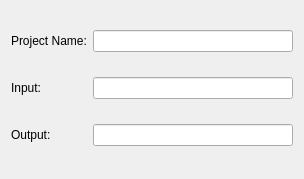
<?xml version="1.0" encoding="UTF-8"?>
<ui version="4.0">
 <class>Form</class>
 <widget class="QWidget" name="Form">
  <property name="geometry">
   <rect>
    <x>0</x>
    <y>0</y>
    <width>304</width>
    <height>179</height>
   </rect>
  </property>
  <property name="windowTitle">
   <string>Form</string>
  </property>
  <layout class="QHBoxLayout" name="horizontalLayout">
   <item>
    <layout class="QGridLayout" name="gridLayout">
     <item row="0" column="0">
      <widget class="QLabel" name="label">
       <property name="text">
        <string>Project Name:</string>
       </property>
       <property name="buddy">
        <cstring>lineEdit</cstring>
       </property>
      </widget>
     </item>
     <item row="0" column="1">
      <widget class="QLineEdit" name="lineEdit"/>
     </item>
     <item row="1" column="0">
      <widget class="QLabel" name="label_2">
       <property name="text">
        <string>Input:</string>
       </property>
       <property name="buddy">
        <cstring>lineEdit_2</cstring>
       </property>
      </widget>
     </item>
     <item row="1" column="1">
      <widget class="QLineEdit" name="lineEdit_2"/>
     </item>
     <item row="2" column="0">
      <widget class="QLabel" name="label_3">
       <property name="text">
        <string>Output: </string>
       </property>
       <property name="buddy">
        <cstring>lineEdit_3</cstring>
       </property>
      </widget>
     </item>
     <item row="2" column="1">
      <widget class="QLineEdit" name="lineEdit_3"/>
     </item>
    </layout>
   </item>
  </layout>
 </widget>
 <resources/>
 <connections/>
</ui>
